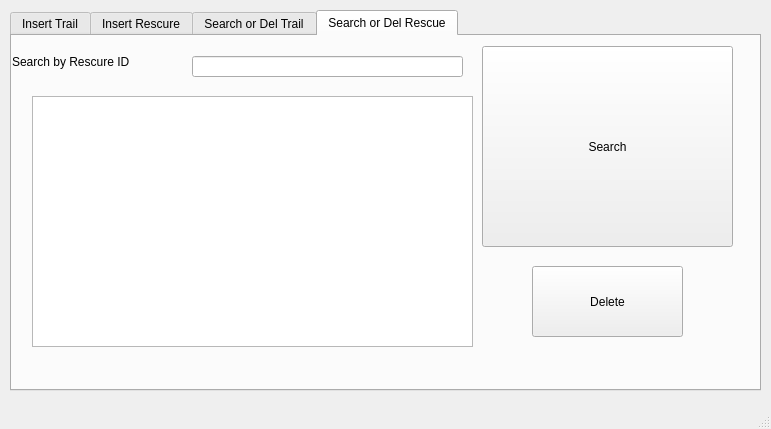
<?xml version="1.0" encoding="UTF-8"?>
<ui version="4.0">
 <class>MainWindow</class>
 <widget class="QMainWindow" name="MainWindow">
  <property name="geometry">
   <rect>
    <x>0</x>
    <y>0</y>
    <width>771</width>
    <height>429</height>
   </rect>
  </property>
  <property name="windowTitle">
   <string>MainWindow</string>
  </property>
  <widget class="QWidget" name="centralwidget">
   <widget class="QTabWidget" name="tabWidget">
    <property name="enabled">
     <bool>true</bool>
    </property>
    <property name="geometry">
     <rect>
      <x>10</x>
      <y>10</y>
      <width>751</width>
      <height>381</height>
     </rect>
    </property>
    <property name="currentIndex">
     <number>3</number>
    </property>
    <property name="movable">
     <bool>true</bool>
    </property>
    <widget class="QWidget" name="InsertTrail">
     <attribute name="title">
      <string>Insert Trail</string>
     </attribute>
     <widget class="QComboBox" name="parkInput">
      <property name="geometry">
       <rect>
        <x>70</x>
        <y>130</y>
        <width>201</width>
        <height>22</height>
       </rect>
      </property>
     </widget>
     <widget class="QLabel" name="label_8">
      <property name="geometry">
       <rect>
        <x>10</x>
        <y>210</y>
        <width>101</width>
        <height>16</height>
       </rect>
      </property>
      <property name="text">
       <string>gradient</string>
      </property>
     </widget>
     <widget class="QLabel" name="label_6">
      <property name="geometry">
       <rect>
        <x>170</x>
        <y>170</y>
        <width>101</width>
        <height>16</height>
       </rect>
      </property>
      <property name="text">
       <string>star</string>
      </property>
     </widget>
     <widget class="QLabel" name="label_7">
      <property name="geometry">
       <rect>
        <x>150</x>
        <y>210</y>
        <width>101</width>
        <height>16</height>
       </rect>
      </property>
      <property name="text">
       <string>surface</string>
      </property>
     </widget>
     <widget class="QSpinBox" name="timeInput">
      <property name="geometry">
       <rect>
        <x>220</x>
        <y>250</y>
        <width>42</width>
        <height>22</height>
       </rect>
      </property>
     </widget>
     <widget class="QTextEdit" name="summInput">
      <property name="geometry">
       <rect>
        <x>280</x>
        <y>50</y>
        <width>331</width>
        <height>291</height>
       </rect>
      </property>
     </widget>
     <widget class="QLabel" name="label_4">
      <property name="geometry">
       <rect>
        <x>10</x>
        <y>130</y>
        <width>41</width>
        <height>16</height>
       </rect>
      </property>
      <property name="text">
       <string>Park</string>
      </property>
     </widget>
     <widget class="QLabel" name="label_10">
      <property name="geometry">
       <rect>
        <x>170</x>
        <y>250</y>
        <width>41</width>
        <height>16</height>
       </rect>
      </property>
      <property name="text">
       <string>time</string>
      </property>
     </widget>
     <widget class="QComboBox" name="regionInput">
      <property name="geometry">
       <rect>
        <x>70</x>
        <y>90</y>
        <width>201</width>
        <height>22</height>
       </rect>
      </property>
     </widget>
     <widget class="QSpinBox" name="gradInput">
      <property name="geometry">
       <rect>
        <x>90</x>
        <y>210</y>
        <width>42</width>
        <height>22</height>
       </rect>
      </property>
      <property name="maximum">
       <number>5</number>
      </property>
     </widget>
     <widget class="QSpinBox" name="starInput">
      <property name="geometry">
       <rect>
        <x>220</x>
        <y>170</y>
        <width>42</width>
        <height>22</height>
       </rect>
      </property>
      <property name="maximum">
       <number>5</number>
      </property>
     </widget>
     <widget class="QLabel" name="label">
      <property name="geometry">
       <rect>
        <x>10</x>
        <y>10</y>
        <width>161</width>
        <height>31</height>
       </rect>
      </property>
      <property name="text">
       <string>Insert a new trail</string>
      </property>
     </widget>
     <widget class="QLabel" name="label_9">
      <property name="geometry">
       <rect>
        <x>10</x>
        <y>250</y>
        <width>101</width>
        <height>16</height>
       </rect>
      </property>
      <property name="text">
       <string>length</string>
      </property>
     </widget>
     <widget class="QSpinBox" name="diffInput">
      <property name="geometry">
       <rect>
        <x>110</x>
        <y>170</y>
        <width>42</width>
        <height>22</height>
       </rect>
      </property>
      <property name="maximum">
       <number>5</number>
      </property>
     </widget>
     <widget class="QSpinBox" name="surfInput">
      <property name="geometry">
       <rect>
        <x>220</x>
        <y>210</y>
        <width>42</width>
        <height>22</height>
       </rect>
      </property>
      <property name="maximum">
       <number>5</number>
      </property>
     </widget>
     <widget class="QLabel" name="label_3">
      <property name="geometry">
       <rect>
        <x>10</x>
        <y>90</y>
        <width>101</width>
        <height>16</height>
       </rect>
      </property>
      <property name="text">
       <string>Region</string>
      </property>
     </widget>
     <widget class="QSpinBox" name="lenInput">
      <property name="geometry">
       <rect>
        <x>90</x>
        <y>250</y>
        <width>42</width>
        <height>22</height>
       </rect>
      </property>
     </widget>
     <widget class="QLineEdit" name="lineEdit">
      <property name="geometry">
       <rect>
        <x>110</x>
        <y>50</y>
        <width>161</width>
        <height>21</height>
       </rect>
      </property>
     </widget>
     <widget class="QLabel" name="label_11">
      <property name="geometry">
       <rect>
        <x>280</x>
        <y>20</y>
        <width>72</width>
        <height>15</height>
       </rect>
      </property>
      <property name="text">
       <string>summary</string>
      </property>
     </widget>
     <widget class="QLabel" name="label_2">
      <property name="geometry">
       <rect>
        <x>10</x>
        <y>50</y>
        <width>101</width>
        <height>16</height>
       </rect>
      </property>
      <property name="text">
       <string>Trial Name</string>
      </property>
     </widget>
     <widget class="QLabel" name="label_5">
      <property name="geometry">
       <rect>
        <x>10</x>
        <y>170</y>
        <width>101</width>
        <height>16</height>
       </rect>
      </property>
      <property name="text">
       <string>difficulty</string>
      </property>
     </widget>
     <widget class="QPushButton" name="subBtn">
      <property name="geometry">
       <rect>
        <x>620</x>
        <y>20</y>
        <width>121</width>
        <height>321</height>
       </rect>
      </property>
      <property name="text">
       <string>Submit</string>
      </property>
     </widget>
     <widget class="QLabel" name="label_12">
      <property name="geometry">
       <rect>
        <x>10</x>
        <y>290</y>
        <width>101</width>
        <height>16</height>
       </rect>
      </property>
      <property name="text">
       <string>Trial ID</string>
      </property>
     </widget>
     <widget class="QLineEdit" name="tIDInput">
      <property name="geometry">
       <rect>
        <x>110</x>
        <y>290</y>
        <width>161</width>
        <height>21</height>
       </rect>
      </property>
     </widget>
    </widget>
    <widget class="QWidget" name="InsertRes">
     <attribute name="title">
      <string>Insert Rescure</string>
     </attribute>
     <widget class="QLabel" name="label_13">
      <property name="geometry">
       <rect>
        <x>10</x>
        <y>10</y>
        <width>161</width>
        <height>16</height>
       </rect>
      </property>
      <property name="text">
       <string>Insert New Rescure</string>
      </property>
     </widget>
     <widget class="QLabel" name="label_14">
      <property name="geometry">
       <rect>
        <x>10</x>
        <y>50</y>
        <width>72</width>
        <height>15</height>
       </rect>
      </property>
      <property name="text">
       <string>Rescue ID</string>
      </property>
     </widget>
     <widget class="QLineEdit" name="lineEdit_2">
      <property name="geometry">
       <rect>
        <x>90</x>
        <y>50</y>
        <width>201</width>
        <height>21</height>
       </rect>
      </property>
     </widget>
     <widget class="QComboBox" name="parkInput_2">
      <property name="geometry">
       <rect>
        <x>90</x>
        <y>80</y>
        <width>201</width>
        <height>22</height>
       </rect>
      </property>
     </widget>
     <widget class="QLabel" name="label_15">
      <property name="geometry">
       <rect>
        <x>30</x>
        <y>80</y>
        <width>41</width>
        <height>16</height>
       </rect>
      </property>
      <property name="text">
       <string>Park</string>
      </property>
     </widget>
     <widget class="QDateEdit" name="yearInput">
      <property name="geometry">
       <rect>
        <x>90</x>
        <y>120</y>
        <width>110</width>
        <height>22</height>
       </rect>
      </property>
      <property name="displayFormat">
       <string>yyyy</string>
      </property>
     </widget>
     <widget class="QLabel" name="label_16">
      <property name="geometry">
       <rect>
        <x>30</x>
        <y>120</y>
        <width>41</width>
        <height>21</height>
       </rect>
      </property>
      <property name="text">
       <string>year</string>
      </property>
     </widget>
     <widget class="QLabel" name="label_17">
      <property name="geometry">
       <rect>
        <x>20</x>
        <y>160</y>
        <width>61</width>
        <height>21</height>
       </rect>
      </property>
      <property name="text">
       <string>Rescued</string>
      </property>
     </widget>
     <widget class="QSpinBox" name="resInput">
      <property name="geometry">
       <rect>
        <x>90</x>
        <y>160</y>
        <width>101</width>
        <height>22</height>
       </rect>
      </property>
     </widget>
     <widget class="QLabel" name="label_18">
      <property name="geometry">
       <rect>
        <x>20</x>
        <y>200</y>
        <width>61</width>
        <height>21</height>
       </rect>
      </property>
      <property name="text">
       <string>Injury</string>
      </property>
     </widget>
     <widget class="QSpinBox" name="injInput">
      <property name="geometry">
       <rect>
        <x>90</x>
        <y>200</y>
        <width>101</width>
        <height>22</height>
       </rect>
      </property>
     </widget>
     <widget class="QLabel" name="label_19">
      <property name="geometry">
       <rect>
        <x>20</x>
        <y>240</y>
        <width>61</width>
        <height>21</height>
       </rect>
      </property>
      <property name="text">
       <string>Death</string>
      </property>
     </widget>
     <widget class="QSpinBox" name="deathInput">
      <property name="geometry">
       <rect>
        <x>90</x>
        <y>240</y>
        <width>101</width>
        <height>22</height>
       </rect>
      </property>
     </widget>
     <widget class="QPushButton" name="pushButton">
      <property name="geometry">
       <rect>
        <x>300</x>
        <y>30</y>
        <width>401</width>
        <height>261</height>
       </rect>
      </property>
      <property name="text">
       <string>Submit</string>
      </property>
     </widget>
    </widget>
    <widget class="QWidget" name="tSearch">
     <attribute name="title">
      <string>Search or Del Trail</string>
     </attribute>
     <widget class="QLabel" name="label_20">
      <property name="geometry">
       <rect>
        <x>30</x>
        <y>10</y>
        <width>161</width>
        <height>31</height>
       </rect>
      </property>
      <property name="text">
       <string>Search by Trail ID</string>
      </property>
     </widget>
     <widget class="QLineEdit" name="tIDin">
      <property name="geometry">
       <rect>
        <x>190</x>
        <y>20</y>
        <width>271</width>
        <height>21</height>
       </rect>
      </property>
     </widget>
     <widget class="QPushButton" name="searchBtn">
      <property name="geometry">
       <rect>
        <x>480</x>
        <y>10</y>
        <width>251</width>
        <height>201</height>
       </rect>
      </property>
      <property name="text">
       <string>Search</string>
      </property>
     </widget>
     <widget class="QTextBrowser" name="trailShow">
      <property name="geometry">
       <rect>
        <x>30</x>
        <y>60</y>
        <width>441</width>
        <height>251</height>
       </rect>
      </property>
     </widget>
     <widget class="QPushButton" name="delBtn">
      <property name="geometry">
       <rect>
        <x>530</x>
        <y>230</y>
        <width>151</width>
        <height>71</height>
       </rect>
      </property>
      <property name="text">
       <string>Delete</string>
      </property>
     </widget>
    </widget>
    <widget class="QWidget" name="rSearch">
     <attribute name="title">
      <string>Search or Del Rescue</string>
     </attribute>
     <widget class="QLineEdit" name="rIDin">
      <property name="geometry">
       <rect>
        <x>180</x>
        <y>20</y>
        <width>271</width>
        <height>21</height>
       </rect>
      </property>
     </widget>
     <widget class="QLabel" name="label_21">
      <property name="geometry">
       <rect>
        <x>0</x>
        <y>10</y>
        <width>171</width>
        <height>31</height>
       </rect>
      </property>
      <property name="text">
       <string>Search by Rescure ID</string>
      </property>
     </widget>
     <widget class="QPushButton" name="delBtn_2">
      <property name="geometry">
       <rect>
        <x>520</x>
        <y>230</y>
        <width>151</width>
        <height>71</height>
       </rect>
      </property>
      <property name="text">
       <string>Delete</string>
      </property>
     </widget>
     <widget class="QTextBrowser" name="rescueShow">
      <property name="geometry">
       <rect>
        <x>20</x>
        <y>60</y>
        <width>441</width>
        <height>251</height>
       </rect>
      </property>
     </widget>
     <widget class="QPushButton" name="searchBtn_2">
      <property name="geometry">
       <rect>
        <x>470</x>
        <y>10</y>
        <width>251</width>
        <height>201</height>
       </rect>
      </property>
      <property name="text">
       <string>Search</string>
      </property>
     </widget>
    </widget>
   </widget>
  </widget>
  <widget class="QMenuBar" name="menubar">
   <property name="geometry">
    <rect>
     <x>0</x>
     <y>0</y>
     <width>771</width>
     <height>26</height>
    </rect>
   </property>
  </widget>
  <widget class="QStatusBar" name="statusbar"/>
 </widget>
 <resources/>
 <connections/>
</ui>
